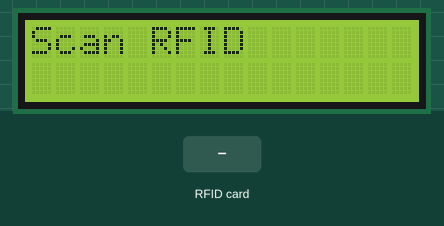
A sketch run on a simulated Arduino Uno, built with avr-gcc and run on an emulated ATmega328P. On the bench: 16×2 character LCD. Inputs (shaded band) come from the test bench. What the sketch prints to the serial monitor is not drawn.

Above: at 1.3 s.
1.4 s: RFID card 5E 7A 19 C4 held to the reader
At 2.1 s:
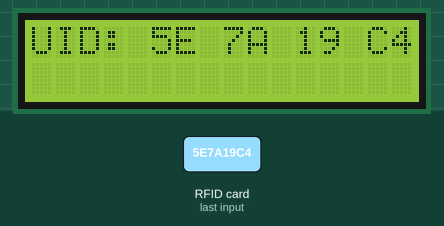
Timing chart, 0 to 4.4 s (numbered marks = the images above; inputs shaded):
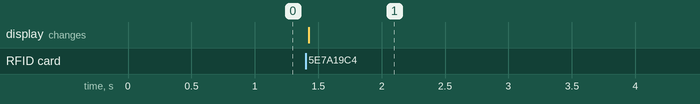

The sketch:

BLKLab_Code_Giao_Tiep_RFID_RC522_Hien_Thi_LCD.ino
```cpp
#include <LiquidCrystal.h>              // Thư viện LCD
#include <SPI.h>                        // Thư viện SPI cho giao tiếp với RFID
#include <MFRC522.h>                    // Thư viện RFID

LiquidCrystal lcd(7, 6, 5, 4, 3, 2);    // Khởi tạo đối tượng LCD với các chân: RS, E, D4, D5, D6, D7

#define SS_PIN 10                       // Pin kết nối RFID
#define RST_PIN 9
MFRC522 rfid(SS_PIN, RST_PIN);

void setup() {
  Serial.begin(9600);                   // Khởi động Serial Monitor tốc độ truyền là 9600 bps
  lcd.begin(16, 2);                     // Khởi động LCD
  lcd.setCursor(0, 0);
  lcd.print("Scan RFID");
  SPI.begin();                          // Khởi động giao tiếp SPI và RFID
  rfid.PCD_Init();                      // Khởi tạo RFID
}

void loop() {
  if (!rfid.PICC_IsNewCardPresent()) {  // Kiểm tra nếu có thẻ RFID nào được quét
    return;                             // Không có thẻ
  }
  if (!rfid.PICC_ReadCardSerial()) {
    return;                             // Không đọc được dữ liệu thẻ
  }
  lcd.clear();                          // Xóa màn hình và hiển thị thông báo
  lcd.setCursor(0, 0);
  lcd.print("UID:");

  // Hiển thị UID của thẻ lên Serial Monitor và LCD
  Serial.print("UID Tag: ");
  for (byte i = 0; i < rfid.uid.size; i++) {
    lcd.print(rfid.uid.uidByte[i] < 0x10 ? " 0" : " ");
    lcd.print(rfid.uid.uidByte[i], HEX);      // Hiển thị mã UID ở dạng HEX trên LCD

    Serial.print(rfid.uid.uidByte[i] < 0x10 ? " 0" : " ");
    Serial.print(rfid.uid.uidByte[i], HEX);   // Hiển thị mã UID ở dạng HEX trên Serial
  }
  Serial.println();
  delay(2000);                                // Giữ kết quả trên màn hình LCD trong 2 giây
  rfid.PICC_HaltA();                          // Dừng thẻ RFID sau khi đọc xong
}
```

Measured:
- after the input at 1.4 s, the display: changes at once (image 1)
